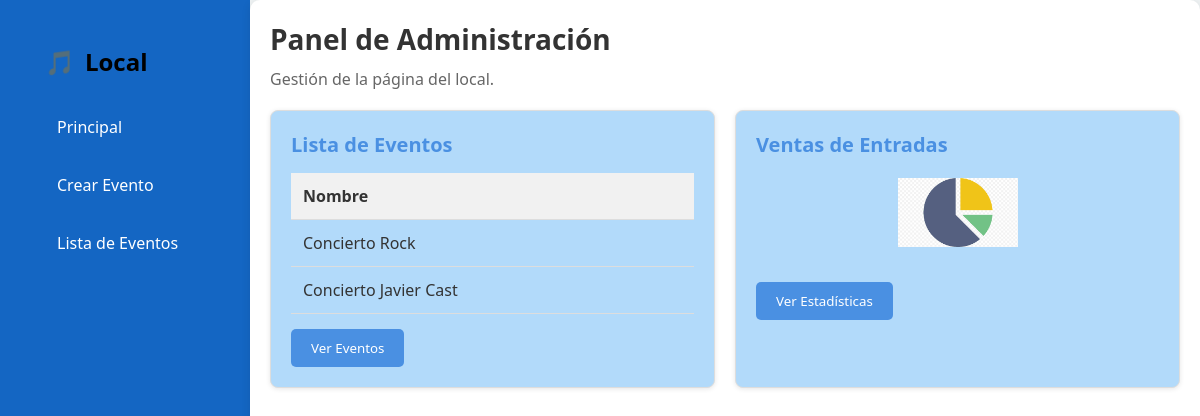
Before: /administracion/home.php with the older database file.
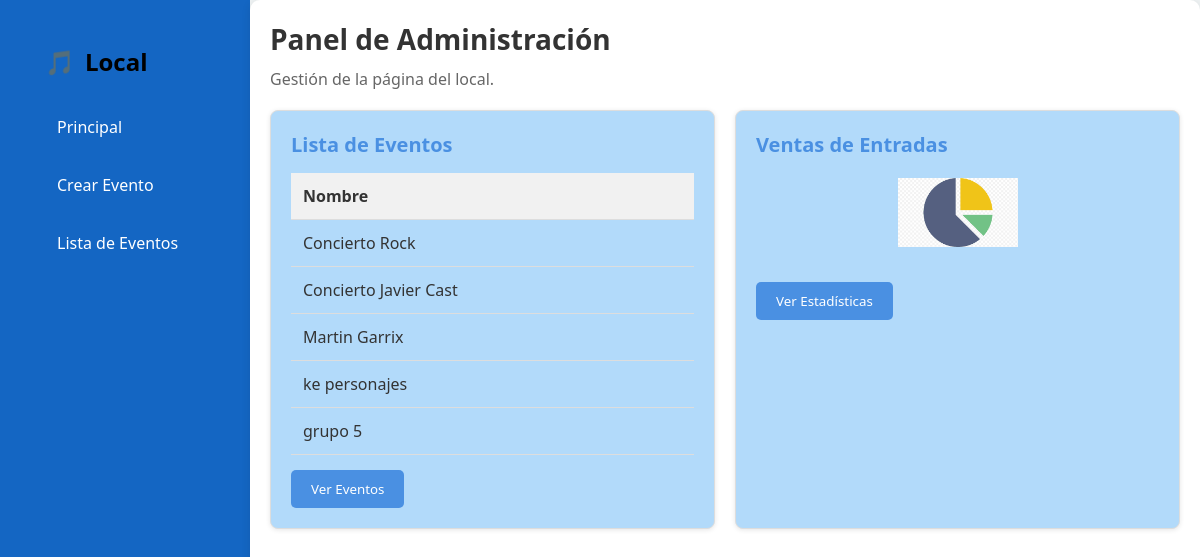
After: the same page with the newer database file.
### tables this page shows
CREATE TABLE `evento` (
  `idEvento` int(11) NOT NULL,
  `nombreEvento` varchar(150) NOT NULL,
  `descripcionEvento` text DEFAULT NULL,
  `fechahoraEvento` datetime NOT NULL,
  `categoriaEvento` varchar(50) DEFAULT NULL,
  `capacidadEvento` int(11) NOT NULL,
  `entradasGeneralEvento` int(11) NOT NULL,
  `entradasVipEvento` int(11) NOT NULL,
  `imagenEvento` varchar(255) DEFAULT NULL
);

### administracion/home.php (the view, shortened to what this page needs)
<!DOCTYPE html>
<html lang="es">
<head>
</head>
<body>
    <?php
    include '../conexion.php';
    $sql = "SELECT nombreEvento FROM evento";
    $result = $conn->query($sql);
    ?>
    <div class="sidebar">
        <h2>Local</h2>
        <a href="./home.php">Principal</a>
        <a href="./crear_evento.php">Crear Evento</a>
        <a href="./lista_eventos.php">Lista de Eventos</a>
    </div>
    <div class="main-content">
        <h1>Panel de Administración</h1>
        <p>Gestión de la página del local.</p>
        <div class="container">
            <div class="box event-list">
                <h3>Lista de Eventos</h3>
                <table>
                    <tr>
                        <th>Nombre</th>
                    </tr>
                    <?php
                    if ($result->num_rows > 0) {
                        while($row = $result->fetch_assoc()) {
                            echo "<tr><td>" . htmlspecialchars($row['nombreEvento']) . "</td></tr>";
                        }
                    } else {
                        echo "<tr><td colspan='2'>No hay eventos disponibles</td></tr>";
                    }
                    ?>
                </table>
                <a href="lista_eventos.php">
                    <button class="button">Ver Eventos</button>
                </a>
            </div>
            <div class="box sales-chart">
                <h3>Ventas de Entradas</h3>
                <img src="../img/grafico.png" alt="Gráfico Circular de Ventas" class="pie-chart">
                <a href="estadisticas.php">
                <button class="button">Ver Estadísticas</button></a>
            </div>
        </div>
    </div>
</body>
</html>

Changed rows visible on the page:
added evento: nombreEvento "Martin Garrix"
added evento: nombreEvento "ke personajes"
added evento: nombreEvento "grupo 5"
